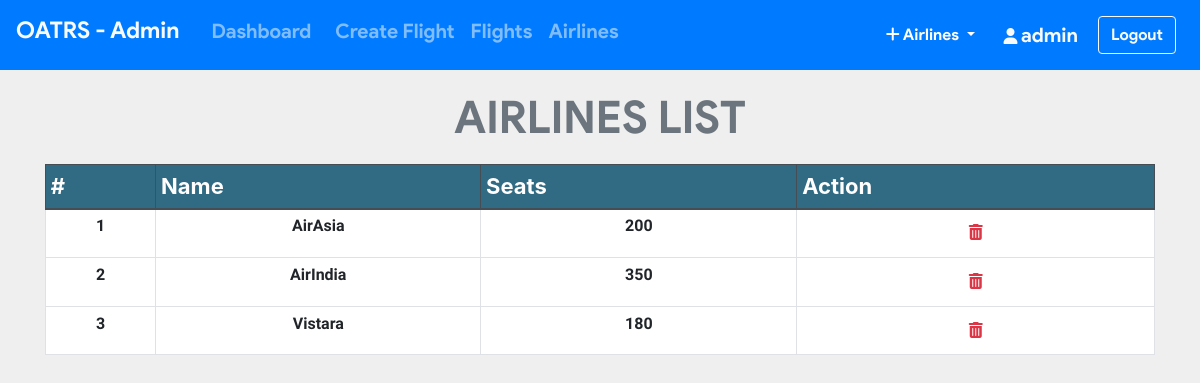
Page /admin/list_airlines.php (signed in) on the committed database.
### tables this page shows
CREATE TABLE `airline` (
  `airline_id` int(11) NOT NULL,
  `name` varchar(20) NOT NULL,
  `seats` int(11) NOT NULL
);

### admin/list_airlines.php (the view, shortened to what this page needs)
<?php include_once 'header.php'; ?>
<?php include_once 'footer.php';
require '../helpers/init_conn_db.php';?>
    <main>
        <?php if(isset($_SESSION['adminId'])) { ?>
          <div class="container-md mt-2">
            <h1 class="display-4 text-center text-secondary"
              >AIRLINES LIST</h1>
              <table class="table table-sm table-bordered">
              <thead class="thead-dark">
                <tr>
                  <th scope="col">#</th>
                  <th scope="col">Name</th>
                  <th scope="col">Seats</th>
                  <th scope="col">Action</th>
                </tr>
              </thead>
              <tbody>
                <?php
                $cnt=1;
                $sql = 'SELECT * FROM airline ORDER BY airline_id ASC';
                $stmt = mysqli_stmt_init($conn);
                mysqli_stmt_prepare($stmt,$sql);
                mysqli_stmt_execute($stmt);
                $result = mysqli_stmt_get_result($stmt);
                while ($row = mysqli_fetch_assoc($result)) {
                  echo "
                  <tr class='text-center'>
                    <td scope='row'>".$cnt." </a> </td>
                    <td>".$row['name']."</td>
                    <td>".$row['seats']."</td>
                    <td>
                    <form action='list_airlines.php' method='post'>
                      <input name='airline_id' type='hidden' value=".$row['airline_id'].">
                      <button  class='btn' type='submit' name='del_airlines'>
                      <i class='text-danger fa fa-trash'></i></button>
                    </form>
                    </td>
                  </tr>
                  ";
               $cnt++; }
                ?>
              </tbody>
            </table>
          </div>
        <?php } ?>
    </main>

### admin/header.php (style rules this page uses)
.table .thead-dark th { background-color: #316b83; }

### admin/list_airlines.php (style rules this page uses)
table { background-color: white; }
h1 { margin-top: 20px; margin-bottom: 20px; font-family: 'product sans'; font-size: 45px !important; font-weight: lighter; }
body { background-color: #efefef; }
th { font-size: 22px; }
td { margin-top: 10px !important; font-size: 16px; font-weight: bold; font-family: 'Assistant', sans-serif !important; }

### rows in the picture
airline: name "AirAsia", seats "200"
airline: name "AirIndia", seats "350"
airline: name "Vistara", seats "180"

### other values in the picture
$_SESSION['adminUname'] "admin"
